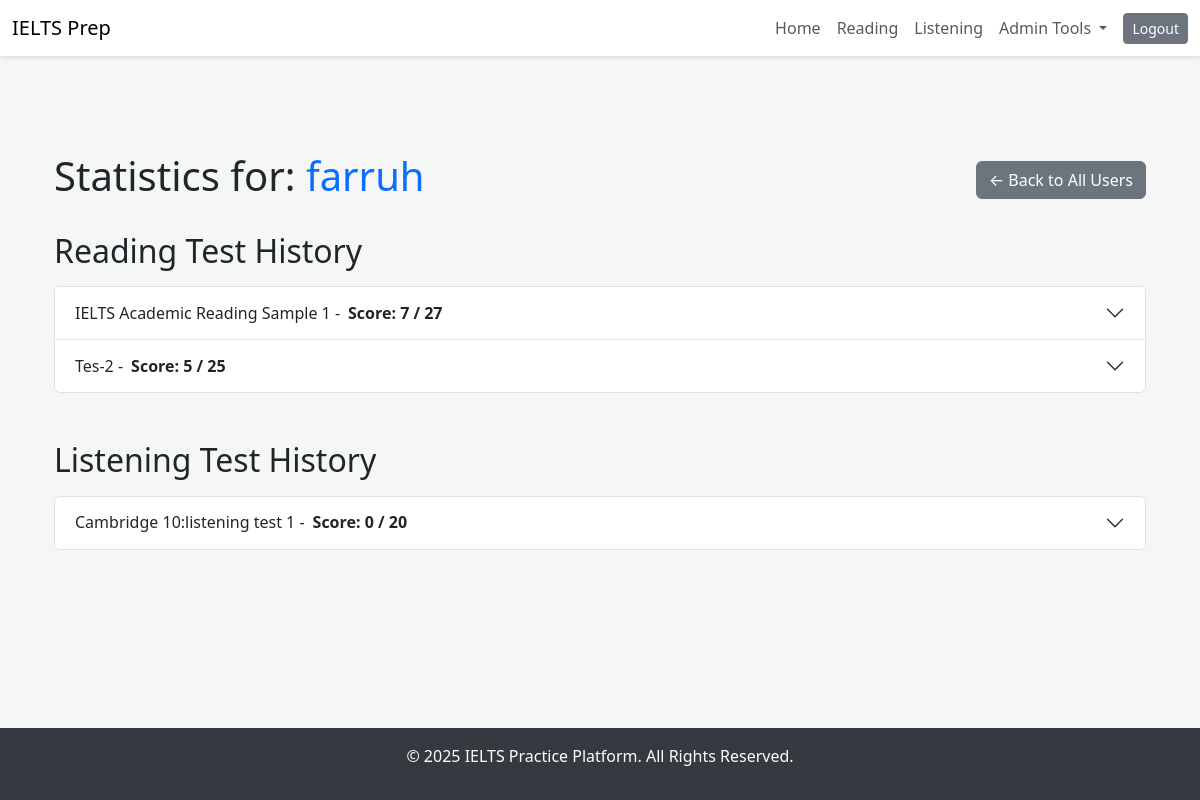
/user-statistics/2/ (signed in), run on the app's committed database.
### reading/models.py (models this page shows, shortened)
class ReadingTest(models.Model):
    title = models.CharField(max_length=200)
    passage_1 = models.TextField()
    passage_2 = models.TextField()
    passage_3 = models.TextField()
    created_at = models.DateTimeField(auto_now=True)

### listening/models.py (models this page shows, shortened)
class ListeningTest(models.Model):
    title = models.CharField(max_length=200, help_text="e.g., 'IELTS Listening Test 1'")
    created_at = models.DateTimeField(auto_now_add=True)

### core/views.py (the view)
# urls.py: path('user-statistics/<int:user_id>/', views.user_detail, name='user_detail'),
@user_passes_test(lambda u: u.is_staff)
def user_detail(request, user_id):
    target_user = get_object_or_404(User, pk=user_id)
    reading_answers = ReadingUserAnswer.objects.filter(user=target_user).select_related(
        'question__block__test').order_by('question__block__test_id', 'question__question_number')
    reading_tests_data = defaultdict(lambda: {'correct': 0, 'total': 0, 'answers': []})
    for answer in reading_answers:
        test = answer.question.block.test
        reading_tests_data[test]['answers'].append(answer)
        reading_tests_data[test]['total'] += 1
        if answer.is_correct:
            reading_tests_data[test]['correct'] += 1
    listening_answers = ListeningUserAnswer.objects.filter(user=target_user).select_related(
        'question__group__part__test').order_by('question__group__part__test_id', 'question__question_number')
    listening_tests_data = defaultdict(lambda: {'correct': 0, 'total': 0, 'answers': []})
    for answer in listening_answers:
        test = answer.question.group.part.test
        listening_tests_data[test]['answers'].append(answer)
        listening_tests_data[test]['total'] += 1
        if answer.is_correct:
            listening_tests_data[test]['correct'] += 1
    context = {
        'target_user': target_user,
        'reading_tests_data': dict(reading_tests_data),
        'listening_tests_data': dict(listening_tests_data),
    }
    return render(request, 'core/user_detail.html', context)

### templates/core/user_detail.html (shortened to what this page needs)
{% extends 'base.html' %}
{% block content %}
<div class="container py-5">
    <div class="d-flex justify-content-between align-items-center mb-4">
        <h1>Statistics for: <span class="text-primary">{{ target_user.username }}</span></h1>
        <a href="{% url 'user_statistics' %}" class="btn btn-secondary">&larr; Back to All Users</a>
    </div>
    <h2 class="mb-3">Reading Test History</h2>
    <div class="accordion" id="readingAccordion">
        {% for test, data in reading_tests_data.items %}
            <div class="accordion-item">
                <h2 class="accordion-header" id="reading-heading-{{ test.id }}">
                    <button class="accordion-button collapsed" type="button" data-bs-toggle="collapse" data-bs-target="#reading-collapse-{{ test.id }}">
                        {{ test.title }} - <strong class="ms-2">Score: {{ data.correct }} / {{ data.total }}</strong>
                    </button>
                </h2>
            </div>
        {% empty %}
            <div class="card card-body bg-light">
                <p class="text-muted mb-0">This user has not taken any reading tests.</p>
            </div>
        {% endfor %}
    </div>
    <h2 class="my-3 mt-5">Listening Test History</h2>
    <div class="accordion" id="listeningAccordion">
        {% for test, data in listening_tests_data.items %}
            <div class="accordion-item">
                <h2 class="accordion-header" id="listening-heading-{{ test.id }}">
                    <button class="accordion-button collapsed" type="button" data-bs-toggle="collapse" data-bs-target="#listening-collapse-{{ test.id }}">
                        {{ test.title }} - <strong class="ms-2">Score: {{ data.correct }} / {{ data.total }}</strong>
                    </button>
                </h2>
            </div>
        {% empty %}
            <div class="card card-body bg-light">
                <p class="text-muted mb-0">This user has not taken any listening tests.</p>
            </div>
        {% endfor %}
    </div>
</div>
{% endblock %}

### templates/base.html (style rules this page uses)
body { background-color: #f4f7f6; display: flex; flex-direction: column; min-height: 100vh; }

### data on the page
ReadingTest: title "IELTS Academic Reading Sample 1", correct "7", total "27"
ReadingTest: title "Tes-2", correct "5", total "25"
ListeningTest: title "Cambridge 10:listening test 1", correct "0", total "20"

### other printed values
{{ target_user.username }} "farruh"
